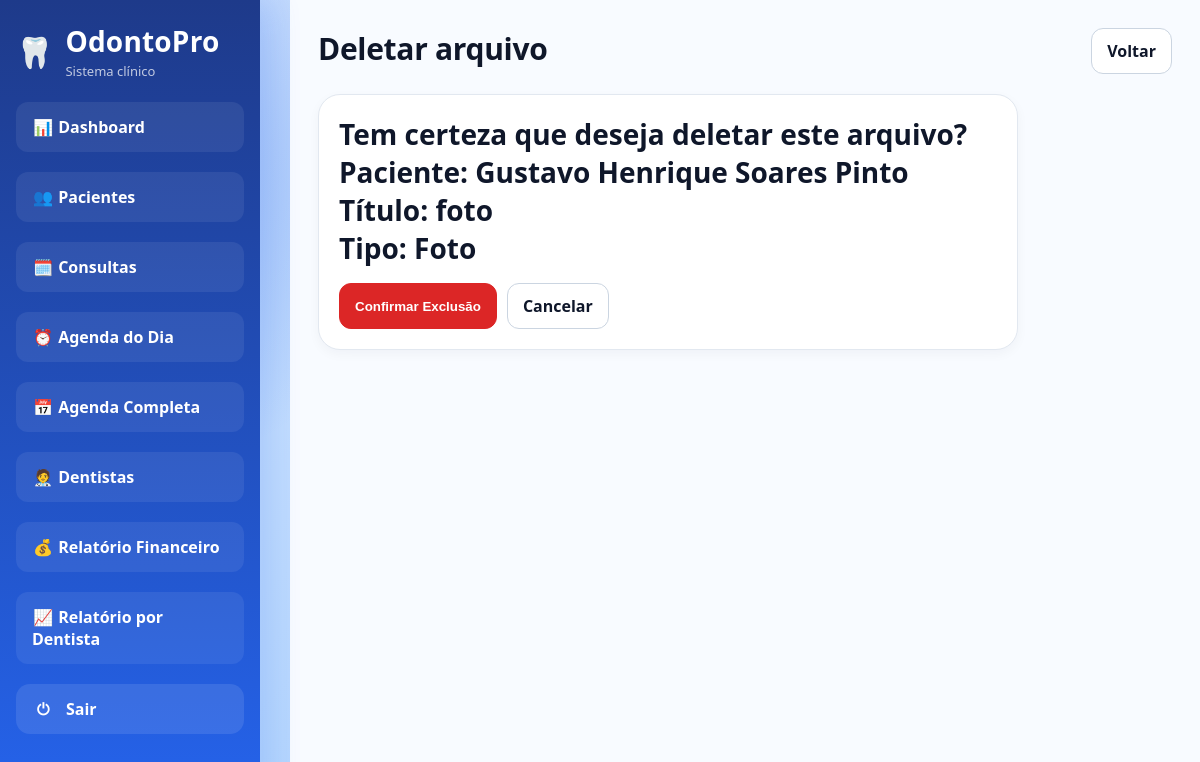
Page /arquivo/8/deletar/ (signed in) on the committed database.
### core/models.py (models this page shows, shortened)
class ArquivoPaciente(models.Model):
    TIPO_CHOICES = [
        ("raiox", "Raio-X"),
        ("foto", "Foto"),
        ("pdf", "PDF"),
        ("documento", "Documento"),
        ("outro", "Outro"),
    ]
    paciente = models.ForeignKey(
        Paciente,
        on_delete=models.CASCADE,
        related_name="arquivos"
    )
    titulo = models.CharField(max_length=150)
    tipo = models.CharField(max_length=20, choices=TIPO_CHOICES, default="outro")
    arquivo = models.FileField(upload_to="pacientes/arquivos/")
    descricao = models.TextField(blank=True, null=True)
    enviado_em = models.DateTimeField(default=timezone.now)

class Paciente(models.Model):
    nome = models.CharField(max_length=120)
    cpf = models.CharField(max_length=14, unique=True)
    telefone = models.CharField(max_length=20, blank=True, null=True)
    data_nascimento = models.DateField(blank=True, null=True)
    endereco = models.CharField(max_length=255, blank=True, null=True)
    observacoes = models.TextField(blank=True, null=True)
    data_cadastro = models.DateTimeField(auto_now_add=True)

### core/views.py (the view)
# urls.py: path("arquivo/<int:pk>/deletar/", views.deletar_arquivo_paciente, name="deletar_arquivo_paciente"),
@login_required
def deletar_arquivo_paciente(request, pk):
    arquivo = get_object_or_404(ArquivoPaciente, pk=pk)
    paciente_id = arquivo.paciente.pk
    if request.method == "POST":
        arquivo.delete()
        messages.success(request, "Arquivo deletado com sucesso.")
        return redirect("detalhes_paciente", pk=paciente_id)
    return render(request, "core/pacientes/confirmar_delete_arquivo.html", {
        "arquivo": arquivo,
    })

### core/templatetags/core_extras.py (called while the page is built)
@register.filter
def has_group(user, group_name):
    return user.groups.filter(name=group_name).exists()

### core/templates/core/pacientes/confirmar_delete_arquivo.html (shortened to what this page needs)
{% extends "core/base.html" %}
{% block content %}
<div class="page-header">
    <h1>Deletar arquivo</h1>
    <a href="{% url 'detalhes_paciente' arquivo.paciente.pk %}" class="btn btn-ghost">Voltar</a>
</div>
<div class="card" style="max-width: 700px;">
    <p>Tem certeza que deseja deletar este arquivo?</p>
    <p><strong>Paciente:</strong> {{ arquivo.paciente.nome }}</p>
    <p><strong>Título:</strong> {{ arquivo.titulo }}</p>
    <p><strong>Tipo:</strong> {{ arquivo.get_tipo_display }}</p>
    <form method="post" style="margin-top:16px; display:flex; gap:10px;">
        <button type="submit" class="btn btn-danger">Confirmar Exclusão</button>
        <a href="{% url 'detalhes_paciente' arquivo.paciente.pk %}" class="btn btn-ghost">Cancelar</a>
    </form>
</div>
{% endblock %}

### core/static/core/css/style.css (style rules this page uses)
* { box-sizing: border-box; }
:root { --bg: #f4f7fb; --bg-soft: #eef3f9; --surface: #ffffff; --surface-alt: #f8fbff; --border: #e2e8f0; --border-strong: #cbd5e1; --text: #0f172a; --text-soft: #64748b; --primary: #1d4ed8; --primary-soft: #eff6ff; --primary-border: #bfdbfe; --sidebar-start: #0b2b5a; --sidebar-end: #0d4ea1; --success-bg: #dcfce7; --success-text: #166534; --danger-bg: #fee2e2; --danger-text: #991b1b; --neutral-bg: #e5e7eb; --neutral-text: #374151; --warning-bg: #fef3c7; --warning-text: #92400e; --shadow-sm: 0 4px 12px rgba(15, 23, 42, 0.04); --shadow-md: 0 10px 24px rgba(15, 23, 42, 0.06); --radius-md: 14px; --radius-lg: 18px; --radius-xl: 22px; }
body { margin: 0; font-family: Arial, Helvetica, sans-serif; color: var(--text); background: linear-gradient(180deg, #edf3f9 0%, #f7f9fc 100%); }
a { color: inherit; text-decoration: none; }
h1, .title { margin: 0; font-size: 30px; font-weight: 800; letter-spacing: -0.3px; }
.page-header { display: flex; align-items: flex-start; justify-content: space-between; gap: 16px; margin-bottom: 20px; }
.card, .card-form { padding: 20px; background: var(--surface); border: 1px solid var(--border); border-radius: var(--radius-xl); box-shadow: var(--shadow-sm); }
.card { flex: 1; min-width: 220px; }
.card p { margin: 0; font-size: 28px; font-weight: 800; color: var(--text); }
form { width: 100%; }
.btn { display: inline-flex; align-items: center; justify-content: center; padding: 11px 15px; font-weight: 800; color: #fff; cursor: pointer; background: var(--primary); border: 1px solid var(--primary); border-radius: 12px; transition: transform 0.2s ease, opacity 0.2s ease, background 0.2s ease; }
.btn-ghost { color: var(--text); background: #fff; border-color: var(--border-strong); }
.btn-danger { color: #fff; background: #dc2626; border-color: #dc2626; }
html, body { min-height: 100%; margin: 0; padding: 0; }
body { font-family: 'Segoe UI', sans-serif; color: #0f172a; background: radial-gradient(circle at 10% 20%, rgba(37, 99, 235, 0.35), transparent 25%), radial-gradient(circle at 90% 80%, rgba(59, 130, 246, 0.25), transparent 25%), linear-gradient(135deg, #dbeafe 0%, #bfdbfe 40%, #93c5fd 100%); }

### rows in the picture
ArquivoPaciente: paciente.nome "Gustavo Henrique Soares Pinto", titulo "foto", tipo "Foto"
